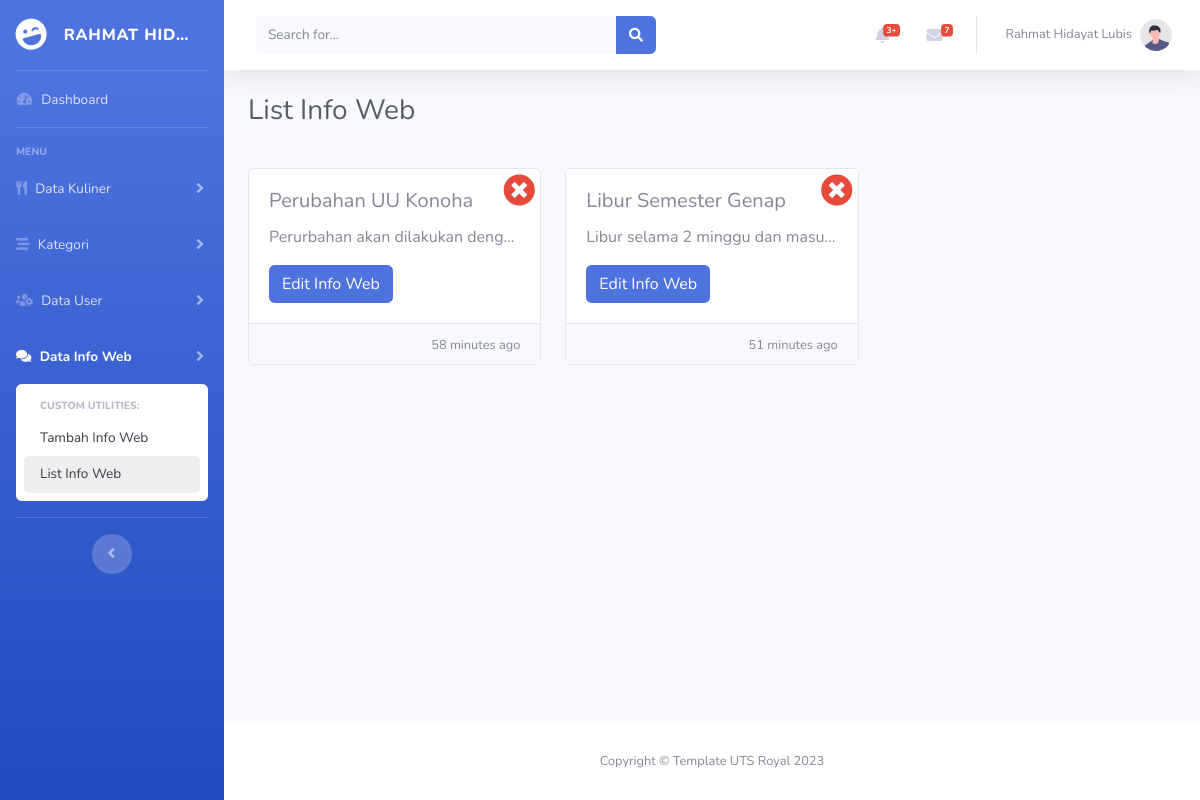
The page /list_info.php on the database its author committed.
### tables this page shows
CREATE TABLE `tabel_user` (
  `id` int(11) NOT NULL,
  `nama_user` varchar(25) NOT NULL,
  `username` varchar(25) NOT NULL,
  `password` varchar(255) NOT NULL
);

CREATE TABLE `tabel_info_web` (
  `id` int(11) NOT NULL,
  `judul` varchar(50) NOT NULL,
  `deskripsi_web` text NOT NULL,
  `waktu` datetime NOT NULL
);

### koneksi.php (called while the page is built, shortened)
<?php
$databaseName = "db_project_akhir";
$conn = mysqli_connect("localhost", "root", "", $databaseName);
function query($query){
    global $conn;
    $result = mysqli_query($conn, $query);
    $rows = [];
    while ( $row = mysqli_fetch_assoc($result)) {
        $rows[] = $row;
    }
    return $rows;
}
?>

### Component/UserAktif.php (called while the page is built, shortened)
<?php
if ( !isset($_SESSION['aktif_user']) ){
  $user = query("SELECT * FROM tabel_user WHERE nama_user LIKE '%rahmat%'")[0];
} else {
  $uid = $_SESSION['aktif_user'];
  $user = query("SELECT * FROM tabel_user WHERE id = '$uid'")[0];
}
?>

### list_info.php (the view, shortened to what this page needs)
<?php
require 'koneksi.php';
$ingfo = query("SELECT * FROM tabel_info_web ORDER BY id DESC");
?>
<!DOCTYPE html>
<html lang="en">
<head>
  <link href="vendor/fontawesome-free/css/all.min.css" rel="stylesheet" type="text/css">
  <link href="css/sb-admin-2.min.css" rel="stylesheet">
  <link rel="stylesheet" href="css/index.css">
</head>
<body id="page-top">
  <div id="wrapper">
    <ul class="navbar-nav bg-gradient-primary sidebar sidebar-dark accordion" id="accordionSidebar">
      <a class="sidebar-brand d-flex align-items-center justify-content-center" href="index.html">
        <div class="sidebar-brand-icon rotate-n-15">
          <i class="fas fa-laugh-wink"></i>
        </div>
        <?php include './Component/UserAktif.php'; ?>
        <div class="sidebar-brand-text mx-3 text-truncate""><?= $user["nama_user"] ?></div>
            </a>
            <hr class=" sidebar-divider my-0">
          <li class="nav-item">
            <a class="nav-link" href="index.php">
              <i class="fas fa-fw fa-tachometer-alt"></i>
              <span>Dashboard</span></a>
          </li>
          <hr class="sidebar-divider">
          <div class="sidebar-heading">
            Menu
          </div>
          <li class="nav-item">
            <a class="nav-link collapsed" href="#" data-toggle="collapse" data-target="#collapseTwo"
              aria-expanded="true" aria-controls="collapseTwo">
              <i class="fas fa-utensils"></i>
              <span>Data Kuliner</span>
            </a>
          </li>
          <li class="nav-item">
            <a class="nav-link collapsed" href="#" data-toggle="collapse" data-target="#collapseUtilities"
              aria-expanded="true" aria-controls="collapseUtilities">
              <i class="fas fa-stream"></i>
              <span>Kategori</span>
            </a>
          </li>
          <li class="nav-item">
            <a class="nav-link collapsed" href="#" data-toggle="collapse" data-target="#collapseUser"
              aria-expanded="true" aria-controls="collapseUser">
              <i class="fas fa-users-cog"></i>
              <span>Data User</span>
            </a>
          </li>
          <li class="nav-item active">
            <a class="nav-link collapsed" href="#" data-toggle="collapse" data-target="#collapseInfoWeb"
              aria-expanded="true" aria-controls="collapseInfoWeb">
              <i class="fas fa-comments"></i>
              <span>Data Info Web</span>
            </a>
            <div id="collapseInfoWeb" class="collapse show" aria-labelledby="headingUtilities"
              data-parent="#accordionSidebar">
              <div class="bg-white py-2 collapse-inner rounded">
                <h6 class="collapse-header">Custom Utilities:</h6>
                <a class="collapse-item" href="FormTambahInfo.php">Tambah Info Web</a>
                <a class="collapse-item bg-hoper" href="list_Info.php">List Info Web</a>
              </div>
            </div>
          </li>
          <hr class="sidebar-divider d-none d-md-block">
          <div class="text-center d-none d-md-inline">
            <button class="rounded-circle border-0" id="sidebarToggle"></button>
          </div>
    </ul>
    <div id="content-wrapper" class="d-flex flex-column">
      <div id="content">
        <?php include './Component/Topbar.php'; ?>
        <div class="container-fluid">
          <div class="d-sm-flex align-items-center justify-content-between mb-4">
            <h1 class="h3 mb-0 text-gray-800">List Info Web</h1>
          </div>
          <div class="row">
            <?php foreach($ingfo AS $info) : ?>
            <div class="col-md-4 mt-3">
              <div class="card position-relative">
                <div class="card-body">
                  <h5 class="card-title text-truncate"><?= $info['judul'] ?></h5>
                  <p class="card-text text-truncate"><?= $info['deskripsi_web'] ?></p>
                  <a href="#" class="btn btn-primary" data-toggle="modal" data-target="#editInfo<?= $info['id'] ?>">Edit
                    Info Web</a>
                </div>
                <?php
                $diff_time = time() - strtotime($info['waktu']);
                if ($diff_time < 60) {
                  $display_time = "$diff_time seconds ago";
                } else if ($diff_time < 3600) {
                    $min = floor($diff_time / 60);
                    $display_time = "$min minutes ago";
                } else if ($diff_time < 86400) {
                    $hour = floor($diff_time / 3600);
                    $min = floor(($diff_time % 3600) / 60);
                    $display_time = "$hour hours $min minutes ago";
                } else if ($diff_time < 604800) {
                    $day = floor($diff_time / 86400);
                    $display_time = "$day days ago";
                } else {
                    $week = floor($diff_time / 604800);
                    $display_time = "$week weeks ago";
                }
                ?>
                <div class="card-footer text-muted text-right py-2">
                  <p class="card-text"><small class="text-muted"><?= $display_time; ?></small></p>
                </div>
                <a href="delete_data.php?id=<?= $info['id'] ?>&act=info_web" class="position-absolute kanan-poll"
                  onclick="return confirm('Yakin Menghapus Informasi Ini ?');">
                  <i class="fas fa-2x fa-times-circle" style="color: #e74a3b;"></i>
                </a>
              </div>
            </div>
            <?php endforeach; ?>
          </div>
        </div>
      </div>
      <?php include './Component/Footer.php'; ?>
    </div>
  </div>
</body>
</html>

### Component/Topbar.php (shortened to what this page needs)
<nav class="navbar navbar-expand navbar-light bg-white topbar mb-4 static-top shadow">
  <form class="d-none d-sm-inline-block form-inline mr-auto ml-md-3 my-2 my-md-0 mw-100 navbar-search">
    <div class="input-group">
      <input type="text" class="form-control bg-light border-0 small" placeholder="Search for..." aria-label="Search"
        aria-describedby="basic-addon2">
      <div class="input-group-append">
        <button class="btn btn-primary" type="button">
          <i class="fas fa-search fa-sm"></i>
        </button>
      </div>
    </div>
  </form>
  <ul class="navbar-nav ml-auto">
    <li class="nav-item dropdown no-arrow mx-1">
      <a class="nav-link dropdown-toggle" href="#" id="alertsDropdown" role="button" data-toggle="dropdown"
        aria-haspopup="true" aria-expanded="false">
        <i class="fas fa-bell fa-fw"></i>
        <span class="badge badge-danger badge-counter">3+</span>
      </a>
    </li>
    <li class="nav-item dropdown no-arrow mx-1">
      <a class="nav-link dropdown-toggle" href="#" id="messagesDropdown" role="button" data-toggle="dropdown"
        aria-haspopup="true" aria-expanded="false">
        <i class="fas fa-envelope fa-fw"></i>
        <span class="badge badge-danger badge-counter">7</span>
      </a>
    </li>
    <li class="nav-item dropdown no-arrow">
      <a class="nav-link dropdown-toggle" href="#" id="userDropdown" role="button" data-toggle="dropdown"
        aria-haspopup="true" aria-expanded="false">
        <span class="mr-2 d-none d-lg-inline text-gray-600 small"><?= $user["nama_user"] ?></span>
        <img class="img-profile rounded-circle" src="img/undraw_profile.svg">
      </a>
    </li>
  </ul>
</nav>

### css/index.css (style rules this page uses)
.bg-hoper { background-color: #e6e6e6a9; }
.kanan-poll { right: 5px; top: 5px; }

### rows shown on the page
tabel_user: nama_user "RAHMAT HID…", nama_user "Rahmat Hidayat Lubis"
tabel_info_web: judul "Perubahan UU Konoha", deskripsi_web "Perurbahan akan dilakukan deng…"
tabel_info_web: judul "Libur Semester Genap", deskripsi_web "Libur selama 2 minggu dan masu…"
